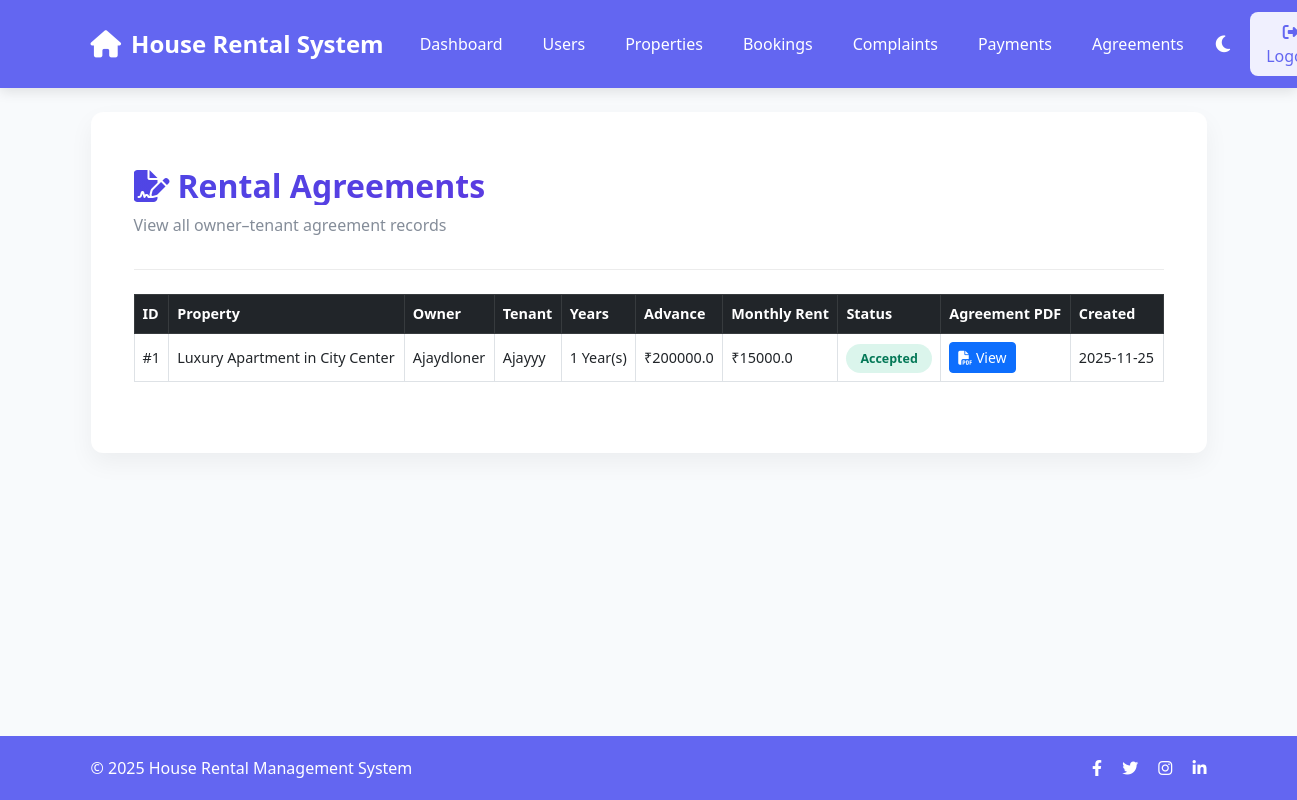
/admin/agreements (signed in), run on the app's committed database.
### tables this page shows
CREATE TABLE agreements (
    id INTEGER PRIMARY KEY AUTOINCREMENT,
    booking_id INTEGER,
    property_id INTEGER,
    owner_id INTEGER,
    tenant_id INTEGER,
    years INTEGER,
    advance_amount REAL,
    monthly_rent REAL,
    terms TEXT,
    pdf_path TEXT,
    status TEXT DEFAULT 'Pending',  
    created_at TEXT,
    updated_at TEXT,
    accepted_at TEXT
);

CREATE TABLE properties (
        id INTEGER PRIMARY KEY AUTOINCREMENT,
        title TEXT,
        price TEXT,
        location TEXT,
        size TEXT,
        description TEXT,
        image TEXT,
        owner_id INTEGER
    );

CREATE TABLE users (
        id INTEGER PRIMARY KEY AUTOINCREMENT,
        name TEXT,
        email TEXT UNIQUE,
        password TEXT,
        number TEXT,
        role TEXT,
        otp TEXT,
        is_verified INTEGER DEFAULT 0
    );

### app.py (the view)
@app.route("/admin/agreements")
def admin_agreements():
    if session.get("role") != "admin":
        return redirect(url_for("login"))
    conn = get_db()
    agreements = conn.execute("""
        SELECT a.*, p.title AS property_title, u_t.name AS tenant_name, u_o.name AS owner_name
        FROM agreements a
        LEFT JOIN properties p ON a.property_id = p.id
        LEFT JOIN users u_t ON a.tenant_id = u_t.id
        LEFT JOIN users u_o ON a.owner_id = u_o.id
        ORDER BY a.id DESC
    """).fetchall()
    conn.close()
    return render_template("admin_agreements.html", agreements=agreements)

### app.py (called while the page is built)
def get_db():
    conn = sqlite3.connect(os.path.join(BASE_DIR, "rental.db"))
    conn.row_factory = sqlite3.Row
    return conn

### templates/admin_agreements.html (shortened to what this page needs)
{% extends "base.html" %}
{% block content %}
<link rel="stylesheet" href="https://cdnjs.cloudflare.com/ajax/libs/font-awesome/6.4.0/css/all.min.css">
<div class="container py-4">
    <div class="page-header">
        <h2 class="page-title">
            <i class="fas fa-file-signature me-2"></i>Rental Agreements
        </h2>
        <p style="opacity: 0.6;">View all owner–tenant agreement records</p>
    </div>
    {% if agreements %}
    <div class="table-responsive">
        <table class="table table-bordered table-hover align-middle">
            <thead class="table-dark">
                <tr>
                    <th>ID</th>
                    <th>Property</th>
                    <th>Owner</th>
                    <th>Tenant</th>
                    <th>Years</th>
                    <th>Advance</th>
                    <th>Monthly Rent</th>
                    <th>Status</th>
                    <th>Agreement PDF</th>
                    <th>Created</th>
                </tr>
            </thead>
            <tbody>
                {% for a in agreements %}
                <tr>
                    <td>#{{ a.id }}</td>
                    <td>{{ a.property_title }}</td>
                    <td>{{ a.owner_name }}</td>
                    <td>{{ a.tenant_name }}</td>
                    <td>{{ a.years }} Year(s)</td>
                    <td>₹{{ a.advance_amount }}</td>
                    <td>₹{{ a.monthly_rent }}</td>
                    <td>
                        {% if a.status == 'Pending' %}
                        <span class="status-badge status-pending">Pending</span>
                        {% elif a.status == 'Accepted' %}
                        <span class="status-badge status-accepted">Accepted</span>
                        {% else %}
                        <span class="status-badge status-rejected">Rejected</span>
                        {% endif %}
                    </td>
                    <td>
                        {% if a.pdf_path %}
                        <a href="{{ url_for('uploaded_file', filename=a.pdf_path) }}" target="_blank"
                            class="btn btn-sm btn-primary">
                            <i class="fas fa-file-pdf"></i> View
                        </a>
                        {% else %}
                        <span class="text-muted">Not uploaded</span>
                        {% endif %}
                    </td>
                    <td>{{ a.created_at.split('T')[0] }}</td>
                </tr>
                {% endfor %}
            </tbody>
        </table>
    </div>
    {% else %}
    <div class="text-center py-5">
        <i class="far fa-folder-open fa-4x mb-3" style="opacity:0.4;"></i>
        <h4>No Agreements Found</h4>
        <p style="opacity:0.6;">Owners haven't created any agreements yet.</p>
    </div>
    {% endif %}
</div>
{% endblock %}

### templates/base.html (style rules this page uses)
:root { --primary-color: #6366f1; --primary-dark: #4f46e5; --secondary-color: #f8fafc; --dark-bg: #0f172a; --dark-card: #1e293b; --dark-text: #e2e8f0; --light-bg: #f8fafc; --light-card: #ffffff; --light-text: #334155; --border-radius: 12px; --transition: all 0.3s ease; }
[data-theme="light"] { --bg-color: var(--light-bg); --card-bg: var(--light-card); --text-color: var(--light-text); --navbar-bg: var(--primary-color); --footer-bg: var(--primary-color); }
body { background-color: var(--bg-color); color: var(--text-color); transition: var(--transition); min-height: 100vh; display: flex; flex-direction: column; }

### templates/admin_agreements.html (style rules this page uses)
.page-header { margin-bottom: 1.5rem; padding-bottom: 1rem; border-bottom: 1px solid rgba(128, 128, 128, 0.15); }
.page-title { font-weight: 800; background: linear-gradient(135deg, #4f46e5, #6d28d9); -webkit-background-clip: text; -webkit-text-fill-color: transparent; }
.status-badge { padding: 6px 14px; border-radius: 20px; font-weight: 600; font-size: 0.78rem; }
.status-accepted { background: rgba(16, 185, 129, 0.15); color: #047857; }
table th { font-weight: 700; font-size: 0.9rem; }
table td { font-size: 0.9rem; }

### data on the page
agreements: id "1", property_title "Luxury Apartment in City Center", owner_name "Ajaydloner", tenant_name "Ajayyy", years "1", advance_amount "200000.0", monthly_rent "15000.0", status "Accepted", created_at "2025-11-25"

### other printed values
{{ current_year if current_year else "2025" }} "2025"
